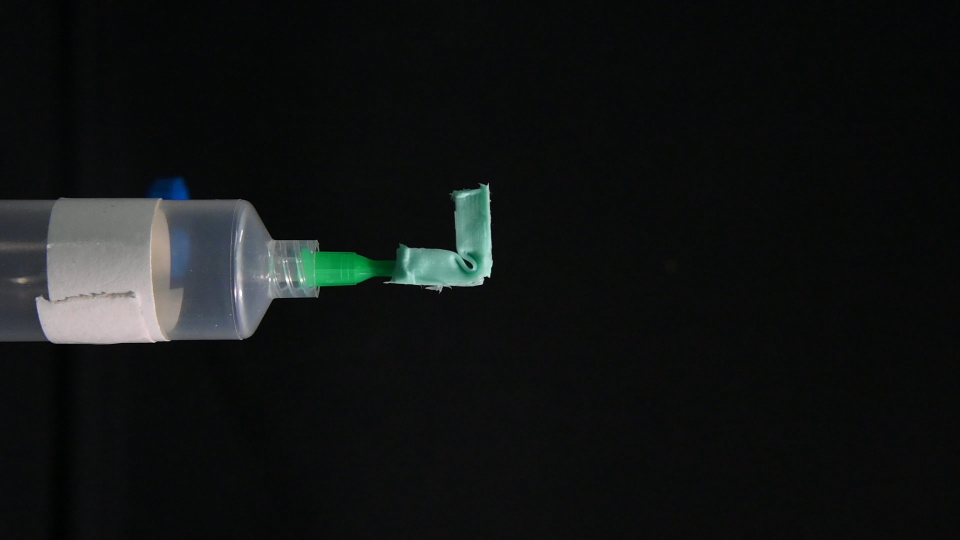
#> input picture video_proceeding/frame.jpg, 1920 x 1080 px, given in place of s-90-2.MP4, which was not available (shown at 1/2 size)
$ jupyter execute load_videos.ipynb   (older library calls are emulated)
#> lines starting #> are read from the running program, lines starting #| are printed output that depends on the picture; after the words box and inside, x2 and y2 are one past the last pixel; in counts of white or black regions, pixels touching at a corner belong together; pictures that were not available may be replaced by others from this repository, and a replacement may not be noted
[cell 1]
# test loading video

import numpy as np
import cv2

# 加载视频文件
video_path = "../../videos/single_test/s-90-2.MP4"
cap = cv2.VideoCapture(video_path)

# 检查视频是否成功打开
if not cap.isOpened():
    print("Error opening video file.")
    exit()

# 遍历每一帧
while True:
    # 读取一帧
    ret, frame = cap.read()
#> frame is the input picture: shape (1080, 1920, 3); mean B, G, R 20, 20.4, 18.2

    # 如果读取到帧，则进行处理
    if ret:
        # 显示帧
        cv2.imshow('Frame', frame)

        # 按下 'q' 键退出
        if cv2.waitKey(25) & 0xFF == ord('q'):
#> (key q is pressed here)
            break
        elif cv2.waitKey(25) & 0xFF == ord('s'):
            cv2.imwrite("frame.jpg", frame)
    else:
        # 视频结束，退出循环
        break

# 释放资源
cap.release()
cv2.destroyAllWindows()

[cell 2]
# find hsv threshold

import cv2
import numpy as np

def nothing(x):
    pass

# 创建滑块窗口
cv2.namedWindow('HSV Thresholding')
cv2.createTrackbar('H_min', 'HSV Thresholding', 0, 180, nothing)
cv2.createTrackbar('S_min', 'HSV Thresholding', 0, 255, nothing)
cv2.createTrackbar('V_min', 'HSV Thresholding', 0, 255, nothing)
cv2.createTrackbar('H_max', 'HSV Thresholding', 180, 180, nothing)
cv2.createTrackbar('S_max', 'HSV Thresholding', 255, 255, nothing)
cv2.createTrackbar('V_max', 'HSV Thresholding', 255, 255, nothing)

# 加载图片
image_path = 'frame.jpg'  # 替换为你的图片路径
img = cv2.imread(image_path)

# 检查图片是否成功加载
if img is None:
    print("Error loading image.")
    exit()

# 缩小图像
img = cv2.resize(img, (img.shape[1] // 2, img.shape[0] // 2))

# 将 BGR 转换为 HSV
hsv_img = cv2.cvtColor(img, cv2.COLOR_BGR2HSV)
#> hsv_img: shape (540, 960, 3); mean H, S, V 66.2, 46.5, 21.6

while True:
    # 获取滑块的值
    h_min = cv2.getTrackbarPos('H_min', 'HSV Thresholding')
    s_min = cv2.getTrackbarPos('S_min', 'HSV Thresholding')
    v_min = cv2.getTrackbarPos('V_min', 'HSV Thresholding')
    h_max = cv2.getTrackbarPos('H_max', 'HSV Thresholding')
    s_max = cv2.getTrackbarPos('S_max', 'HSV Thresholding')
    v_max = cv2.getTrackbarPos('V_max', 'HSV Thresholding')

    # 定义 HSV 阈值
    lower_hsv = np.array([h_min, s_min, v_min])
    upper_hsv = np.array([h_max, s_max, v_max])

    # 创建 HSV 掩膜
    mask = cv2.inRange(hsv_img, lower_hsv, upper_hsv)
#> mask: shape (540, 960); every value is 255

    # 使用掩膜提取目标区域
    result = cv2.bitwise_and(img, img, mask=mask)

    # --- 将三张图排列成 2x2 的形式 ---
    empty_img = np.zeros_like(img)
    mask = cv2.cvtColor(mask, cv2.COLOR_GRAY2BGR)
#> mask: shape (540, 960, 3); every value is 255

    left_img = np.concatenate((img, result), axis=0)
    right_img = np.concatenate((mask, empty_img), axis=0)
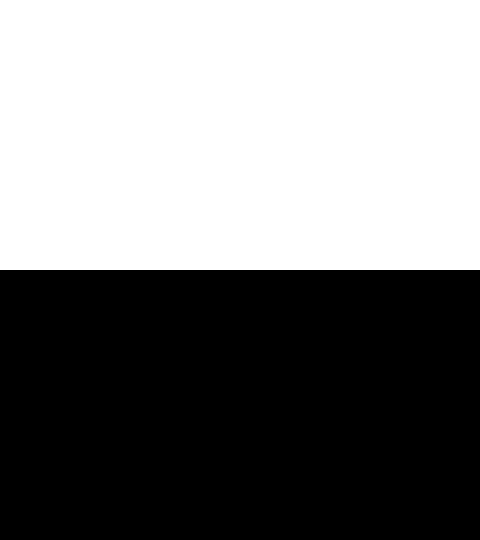
#> right_img: shape (1080, 960, 3) (shown at 1/2 size); 50% white; 1 white region, box (x1, y1, x2, y2) and area: (0, 0, 960, 540) 518400
    final_img = np.concatenate((left_img, right_img), axis=1)
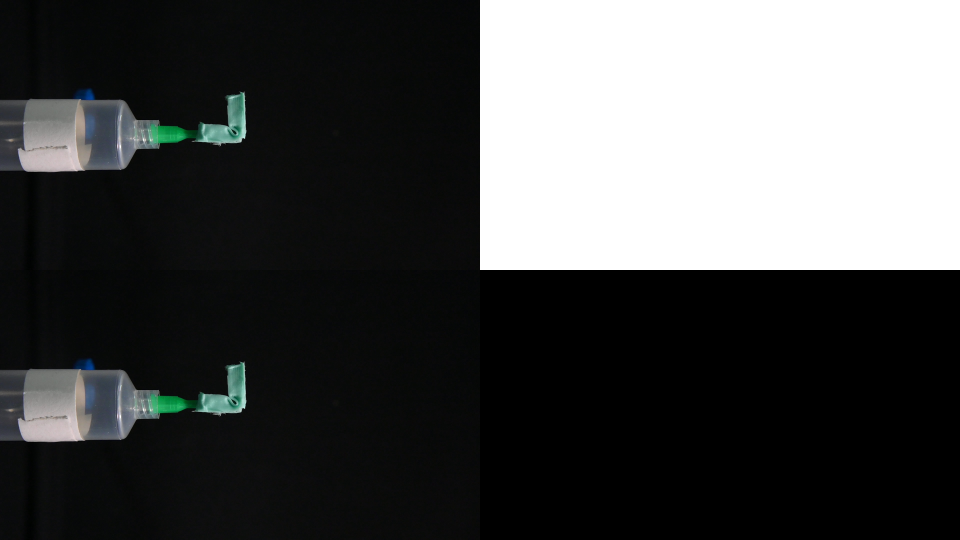
#> final_img: shape (1080, 1920, 3) (shown at 1/2 size); mean B, G, R 73.8, 74, 72.9

    # 在单独的窗口中显示图像
    cv2.imshow('Image', final_img)

    # 按下 'q' 键退出
    if cv2.waitKey(1) & 0xFF == ord('q'):
#> (key q is pressed here)
        break

cv2.destroyAllWindows()

[cell 3]
# function to draw mask

import numpy as np
import cv2

def draw_mask(img):

    # 定义 HSV 阈值
    lower_hsv = np.array([77,35,63])  # 例如：选择色调在 20-30 之间，饱和度在 50-255 之间，亮度在 50-255 之间的像素
    upper_hsv = np.array([87,193,255])  # 注意：HSV 中的色调范围是 0-180，饱和度和亮度范围是 0-255
    # 创建 HSV 掩膜
    hsv_img = cv2.cvtColor(img, cv2.COLOR_BGR2HSV)
    mask = cv2.inRange(hsv_img, lower_hsv, upper_hsv)

    # # 使用掩膜提取目标区域
    # result = cv2.bitwise_and(img, img, mask=mask)

    # 查找轮廓
    contours, _ = cv2.findContours(mask, cv2.RETR_EXTERNAL, cv2.CHAIN_APPROX_SIMPLE)

    # 找到最大面积轮廓
    max_area = 0
    max_contour_index = 0
    for i, contour in enumerate(contours):
        area = cv2.contourArea(contour)
        if area > max_area:
            max_area = area
            max_contour_index = i

    # 创建只包含最大面积轮廓的新掩膜
    new_mask = np.zeros_like(mask)
    cv2.drawContours(new_mask, contours, max_contour_index, (255, 255, 255), -1)

    # 使用新掩膜提取目标区域
    result = cv2.bitwise_and(img, img, mask=new_mask)
    mask = new_mask

    # --- 将三张图排列成 2x2 的形式 ---
    # 创建一个空的图像，用于填充右下角
    empty_img = np.zeros_like(img)
    # 调整 mask 图像的通道数，使其与其他图像一致
    mask = cv2.cvtColor(mask, cv2.COLOR_GRAY2BGR)
    # 垂直拼接第一列：原图和结果图
    left_img = np.concatenate((img, result), axis=0)
    # 垂直拼接第二列：掩膜和空图像
    right_img = np.concatenate((mask, empty_img), axis=0)
    # 水平拼接两列
    final_img = np.concatenate((left_img, right_img), axis=1)
    # 调整最终输出图像的大小（可选）
    final_img = cv2.resize(final_img, (final_img.shape[1] // 2, final_img.shape[0] // 2))

    mask = cv2.cvtColor(mask, cv2.COLOR_BGR2GRAY)

    return final_img, mask, result

[cell 4]
# program to test video mask

import numpy as np
import cv2

# 加载视频文件
video_path = "../../videos/single_test/s-90-1.MP4"
cap = cv2.VideoCapture(video_path)

# 检查视频是否成功打开
if not cap.isOpened():
    print("Error opening video file.")
    exit()

# 遍历每一帧
while True:
    # 读取一帧
    ret, frame = cap.read()

    # 如果读取到帧，则进行处理
    if ret:
        # 显示帧
        final_img, _, _ = draw_mask(frame)
#> in draw_mask, `hsv_img = cv2.cvtColor(img, cv2.COLOR_BGR2HSV)`: hsv_img: shape (1080, 1920, 3); mean H, S, V 66, 47.2, 21.5
#> in draw_mask, `mask = cv2.inRange(hsv_img, lower_hsv, upper_hsv)`:
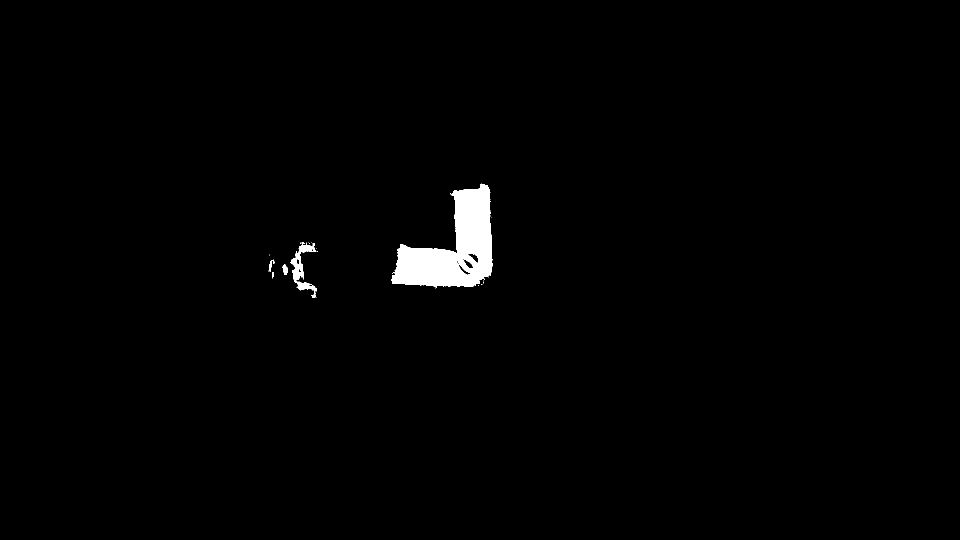
#> mask: shape (1080, 1920) (shown at 1/2 size); 1.2% white; 25 white regions (20 under 20 px)
#> in draw_mask, `contours, _ = cv2.findContours(mask, cv2.RETR_EXTERNAL, cv2.CHAIN_APPR..`: contours = 25 contours, 20 with area under 20; largest, box (x1, y1, x2, y2) and area: (782, 367, 986, 574) 21873, (581, 484, 634, 595) 1656, (565, 528, 576, 550) 135, (537, 519, 549, 544) 68, (544, 544, 548, 557) 26
#> the loop in draw_mask, `for i, contour in enumerate(contours):` made 25 passes
#> (area, max_area) on passes 11, 12, 22, 25: (26.5, 26.5), (135, 135), (1656.5, 1656.5), (21873, 21873)
#> area on pass 13: 68
#> after the loop in draw_mask, `for i, contour in enumerate(contours):`: max_area = 21873; max_contour_index = 24
#> in draw_mask, `cv2.drawContours(new_mask, contours, max_contour_index, (255, 255, 255..`: new_mask: shape (1080, 1920); 1.1% white; 1 white region, box (x1, y1, x2, y2) and area: (782, 367, 986, 574) 22298
#> in draw_mask, `right_img = np.concatenate((mask, empty_img), axis=0)`:
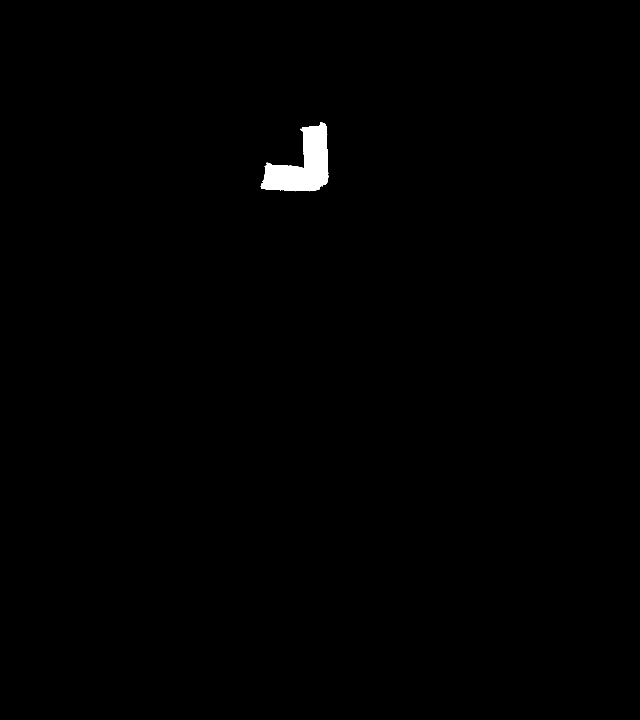
#> right_img: shape (2160, 1920, 3) (shown at 1/3 size); 0.54% white; 1 white region, box (x1, y1, x2, y2) and area: (782, 367, 986, 574) 22298
#> in draw_mask, `final_img = np.concatenate((left_img, right_img), axis=1)`:
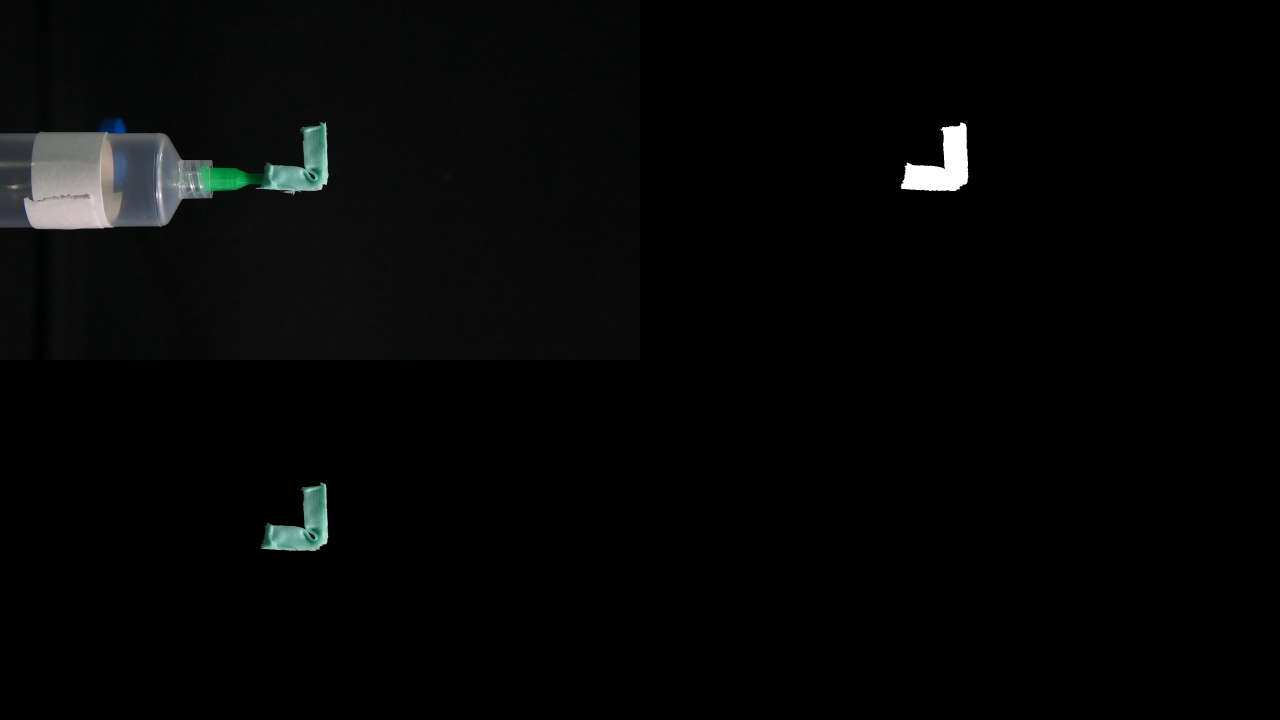
#> final_img: shape (2160, 3840, 3) (shown at 1/3 size); mean B, G, R 6.1, 6.2, 5.5
        cv2.imshow('Frame', final_img)
        # cv2.imshow('Frame', frame)

        # 按下 'q' 键退出
        if cv2.waitKey(25) & 0xFF == ord('q'):
#> (key q is pressed here)
            break
        elif cv2.waitKey(25) & 0xFF == ord('s'):
            cv2.imwrite("frame.jpg", frame)
    else:
        # 视频结束，退出循环
        break

# 释放资源
cap.release()
cv2.destroyAllWindows()

[cell 5]
# calculate gradient

img = cv2.imread('frame.jpg')
final_img, mask, result = draw_mask(img)
#> the loop in draw_mask (call 2), `for i, contour in enumerate(contours):` made 25 passes

# 2. 计算梯度
grad_x = cv2.Sobel(mask, cv2.CV_64F, 1, 0, ksize=3)
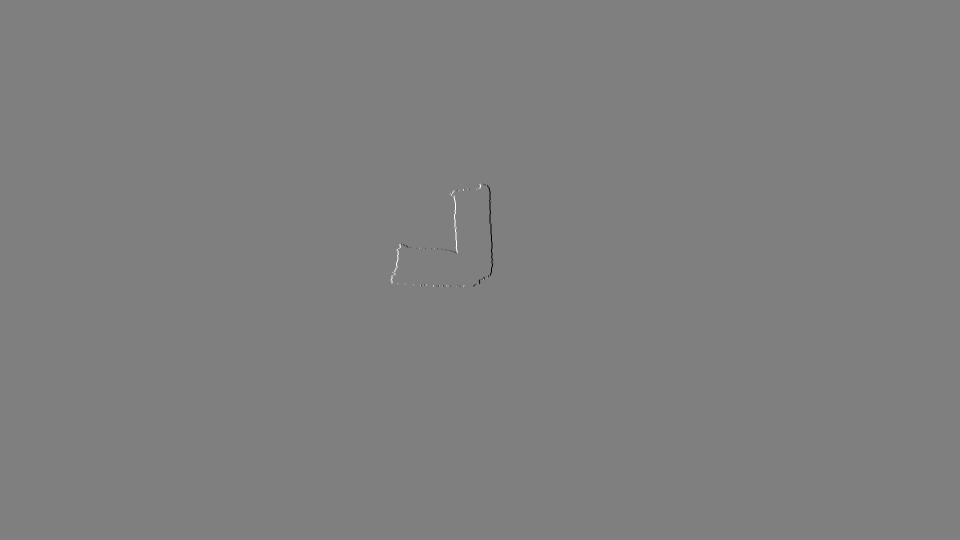
#> grad_x: shape (1080, 1920) float64 (shown at 1/2 size); min -1020, max 1020, mean 0; drawn with min black and max white
grad_y = cv2.Sobel(mask, cv2.CV_64F, 0, 1, ksize=3)

# 计算梯度幅值和方向 (可选)
grad_magnitude = np.sqrt(grad_x**2 + grad_y**2)
grad_direction = np.arctan2(grad_y, grad_x)

[cell 6]
# visualize gradient

import matplotlib.pyplot as plt

# --- 统计非零梯度方向 ---
# 1. 找到梯度非零的像素的索引
nonzero_indices = np.where(grad_magnitude > 0)
#> nonzero_indices = 2011 positions, rows 366 to 574, columns 781 to 986

# 2. 获取非零梯度方向
nonzero_grad_directions = grad_direction[nonzero_indices]
#> nonzero_grad_directions = 2011 values, max 3.14 at index 76, min -2.82 at index 254, mean 0.465

# 3. 将弧度制转换为角度制
nonzero_grad_directions_deg = np.degrees(nonzero_grad_directions)
#> nonzero_grad_directions_deg = 2011 values, max 180 at index 76, min -161.6 at index 254, mean 26.63

# 4. 对角度值进行排序
sorted_grad_directions_deg = np.sort(nonzero_grad_directions_deg)
#> sorted_grad_directions_deg = 2011 values from -161.6 to 180

# --- 绘制图像 ---
plt.figure(figsize=(10, 6))  # 设置图像大小
plt.plot(sorted_grad_directions_deg)  # 绘制折线图
plt.xlabel('Pixel Index')  # 设置 x 轴标签
plt.ylabel('Gradient Direction (degrees)')  # 设置 y 轴标签
plt.title('Sorted Gradient Directions of Non-zero Gradient Pixels')  # 设置图像标题
plt.show()  # 显示图像
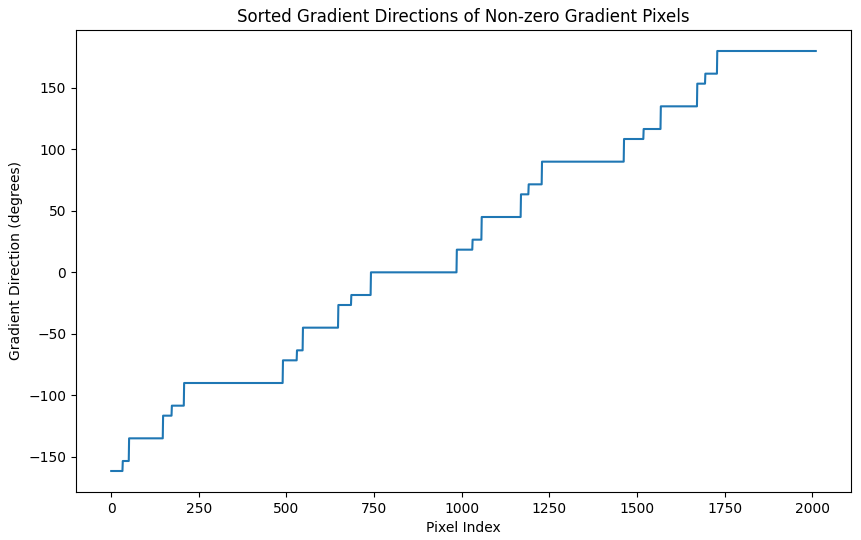
#> figure drawn by matplotlib, 1 panel; curve peaks at x = 1729, y = 180

[cell 7]
# calculate max projection length

def get_max_projection_length(mask, angle_step=1):
    """
    计算 mask 在不同旋转角度下的最大投影长度及其角度.

    Args:
        mask: 输入的二值掩膜.
        angle_step: 旋转角度步长，单位为度.

    Returns:
        max_length: 最大投影长度.
        max_angle: 最大投影长度对应的角度.
    """

    rows, cols = mask.shape[:2]
    center = (cols // 2, rows // 2)
    max_length = 0
    max_angle = 0

    for a in range(0, int(180/angle_step)):
        angle = a * angle_step
        # 1. 旋转 mask 图像
        rotation_matrix = cv2.getRotationMatrix2D(center, -angle, 1)
        rotated_mask = cv2.warpAffine(mask, rotation_matrix, (cols, rows))

        # 2. 投影
        projection = np.sum(rotated_mask, axis=0) > 0

        # 3. 计算线段长度
        length = 0
        max_line_length = 0
        for pixel in projection:
            if pixel:
                length += 1
            else:
                max_line_length = max(length, max_line_length)
                length = 0

        # 4. 寻找最大长度
        if max_line_length > max_length:
            max_length = max_line_length
            max_angle = -angle

    return max_length, max_angle

# 计算最大投影长度和角度
img = cv2.imread('frame.jpg')
final_img, mask, result = draw_mask(img)

max_length, max_angle = get_max_projection_length(mask)
#> after the loop in get_max_projection_length, `for a in range(0, int(180/angle_step)):`: max_angle = -45; max_length = 276
#> max_length = 276; max_angle = -45
print(f"最大投影长度: {max_length}, 角度: {max_angle}")
#| 最大投影长度: 276, 角度: -45

# --- 绘制最大投影方向的直线 ---
rows, cols = img.shape[:2]  # 注意这里使用 img.shape，而不是 mask.shape
#> rows = 1080; cols = 1920
center = (cols // 2, rows // 2)
#> center = (960, 540)

# 计算直线的起点和终点坐标
line_length = max(rows, cols)  # 设置直线长度，确保其能够跨越整个图像
#> line_length = 1920
x1 = int(center[0] - line_length * np.cos(np.radians(max_angle)))
#> x1 = -397
y1 = int(center[1] - line_length * np.sin(np.radians(max_angle)))
#> y1 = 1897
x2 = int(center[0] + line_length * np.cos(np.radians(max_angle)))
#> x2 = 2317
y2 = int(center[1] + line_length * np.sin(np.radians(max_angle)))
#> y2 = -817

# 在原始图像上绘制直线
cv2.line(img, (x1, y1), (x2, y2), (0, 255, 0), 2)
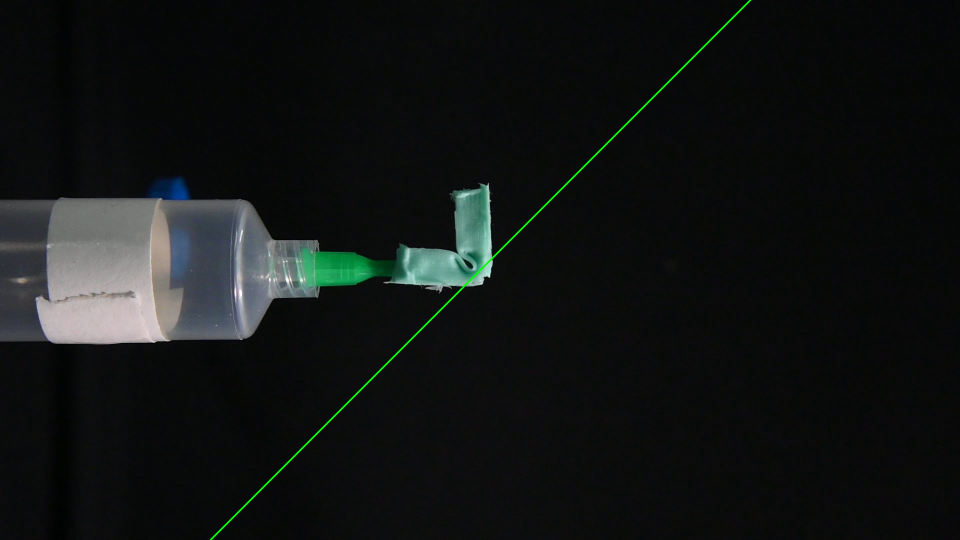
#> img: shape (1080, 1920, 3) (shown at 1/2 size); 0.26% of pixels changed, all inside (x1, y1, x2, y2) = (419, 0, 1503, 1080)

# 显示结果
cv2.imshow("Image with Max Projection Line", img)
cv2.waitKey(0)
cv2.destroyAllWindows()

[cell 8]
def draw_line(img, angle):
    rows, cols = img.shape[:2]  # 注意这里使用 img.shape，而不是 mask.shape
    center = (cols // 2, rows // 2)

    # 计算直线的起点和终点坐标
    line_length = max(rows, cols)  # 设置直线长度，确保其能够跨越整个图像
    x1 = int(center[0] - line_length * np.cos(np.radians(angle)))
    y1 = int(center[1] - line_length * np.sin(np.radians(angle)))
    x2 = int(center[0] + line_length * np.cos(np.radians(angle)))
    y2 = int(center[1] + line_length * np.sin(np.radians(angle)))

    # 在原始图像上绘制直线
    cv2.line(img, (x1, y1), (x2, y2), (0, 255, 0), 2)

    return img

[cell 9]
# program to find projection direction

import numpy as np
import cv2

# 加载视频文件
video_path = "../../videos/single_test/s-90-3.MP4"
cap = cv2.VideoCapture(video_path)

# 检查视频是否成功打开
if not cap.isOpened():
    print("Error opening video file.")
    exit()

angle_list = []
length_list = []
i = 0

# 遍历每一帧
while True:
    # 读取一帧
    ret, frame = cap.read()

    # 如果读取到帧，则进行处理
    if ret:
        # 显示帧
        final_img, mask, result = draw_mask(frame)
        max_length, max_angle = get_max_projection_length(mask, angle_step=0.5)
        if max_angle < -90:
            max_angle += 180
        angle_list.append(-max_angle)
        length_list.append(max_length)
        final_img = draw_line(frame, max_angle)
#> in draw_line, `x1 = int(center[0] - line_length * np.cos(np.radians(angle)))`: x1 = -397
#> in draw_line, `y1 = int(center[1] - line_length * np.sin(np.radians(angle)))`: y1 = 1897
#> in draw_line, `x2 = int(center[0] + line_length * np.cos(np.radians(angle)))`: x2 = 2317
#> in draw_line, `y2 = int(center[1] + line_length * np.sin(np.radians(angle)))`: y2 = -817
        cv2.imshow('Frame', final_img)

        # 按下 'q' 键退出
        if cv2.waitKey(25) & 0xFF == ord('q'):
#> (key q is pressed here)
            break
        elif cv2.waitKey(25) & 0xFF == ord('s'):
            cv2.imwrite("frame.jpg", frame)
    else:
        # 视频结束，退出循环
        break

# 释放资源
cap.release()
cv2.destroyAllWindows()

[cell 10]
import matplotlib.pyplot as plt
plt.plot(angle_list)

[cell 11]
plt.plot(length_list)
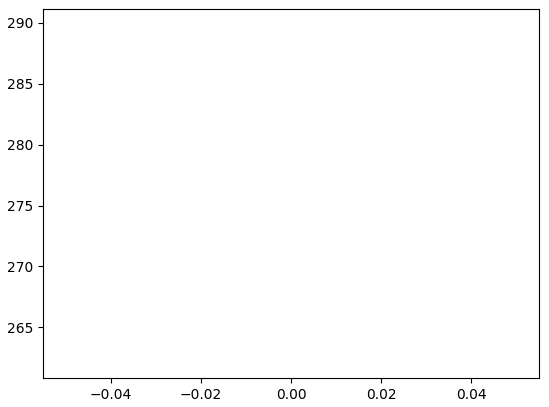
#> figure drawn by matplotlib, 1 panel
